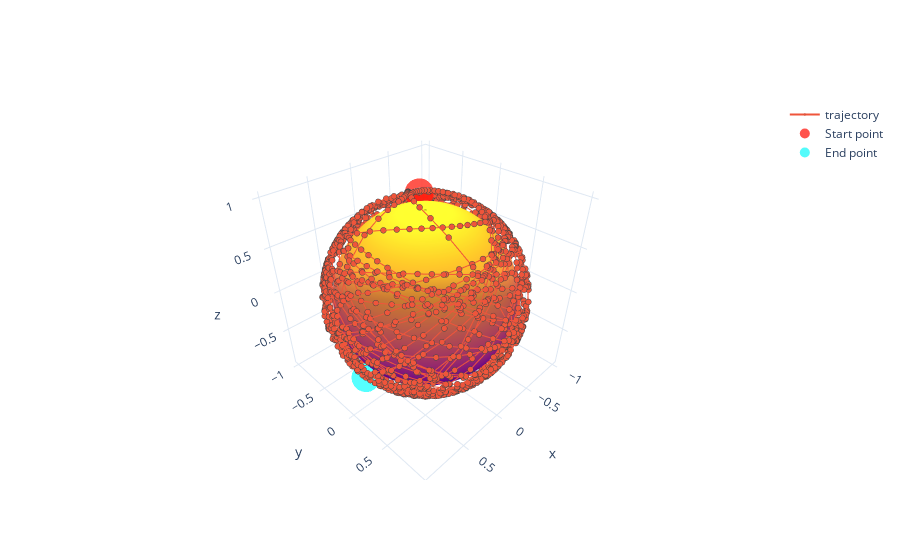

Notebook cell for this chart:
### Code cell
Sphere_projection(track2, n = 1)

### Figure 1 — Plotly figure (JSON) as saved in the notebook; plotly's stock layout.template omitted (floating-point values rounded to 4 significant figures; data arrays with more than 128 entries replaced by an {"elided": "..."} marker saying what was removed)
{"data": [{"showscale": false, "surfacecolor": {"elided": "100x100 float values"}, "type": "surface", "x": {"elided": "100x100 float values"}, "y": {"elided": "100x100 float values"}, "z": {"elided": "100x100 float values"}}, {"marker": {"line": {"width": 0.1}, "size": 2}, "name": "trajectory", "type": "scatter3d", "x": {"elided": "2000 float values"}, "y": {"elided": "2000 float values"}, "z": {"elided": "2000 float values"}}, {"marker": {"color": "rgba(255, 10, 0, .7)", "size": 10}, "mode": "markers", "name": "Start point", "type": "scatter3d", "x": [-0.3586], "y": [-0.4516], "z": [0.817]}, {"marker": {"color": "rgba(10, 250, 250, .7)", "size": 10}, "mode": "markers", "name": "End point", "type": "scatter3d", "x": [0.8345], "y": [0.028], "z": [-0.5503]}], "layout": {}}
